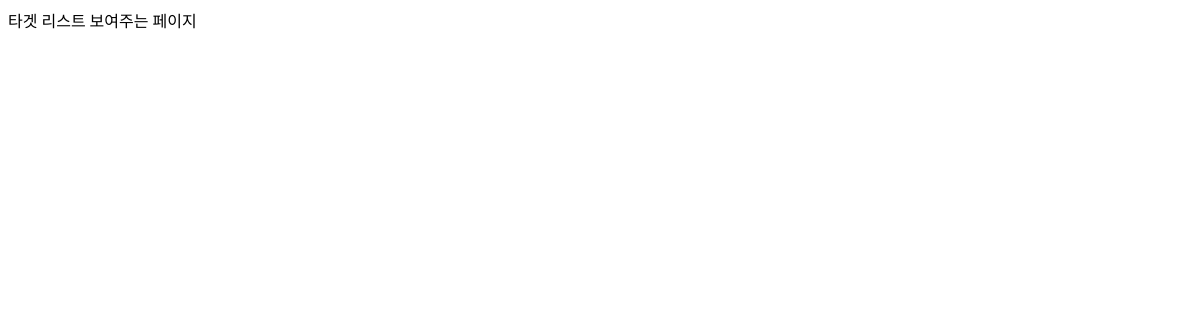
Page /jobs/tlist/ on the earlier database version.
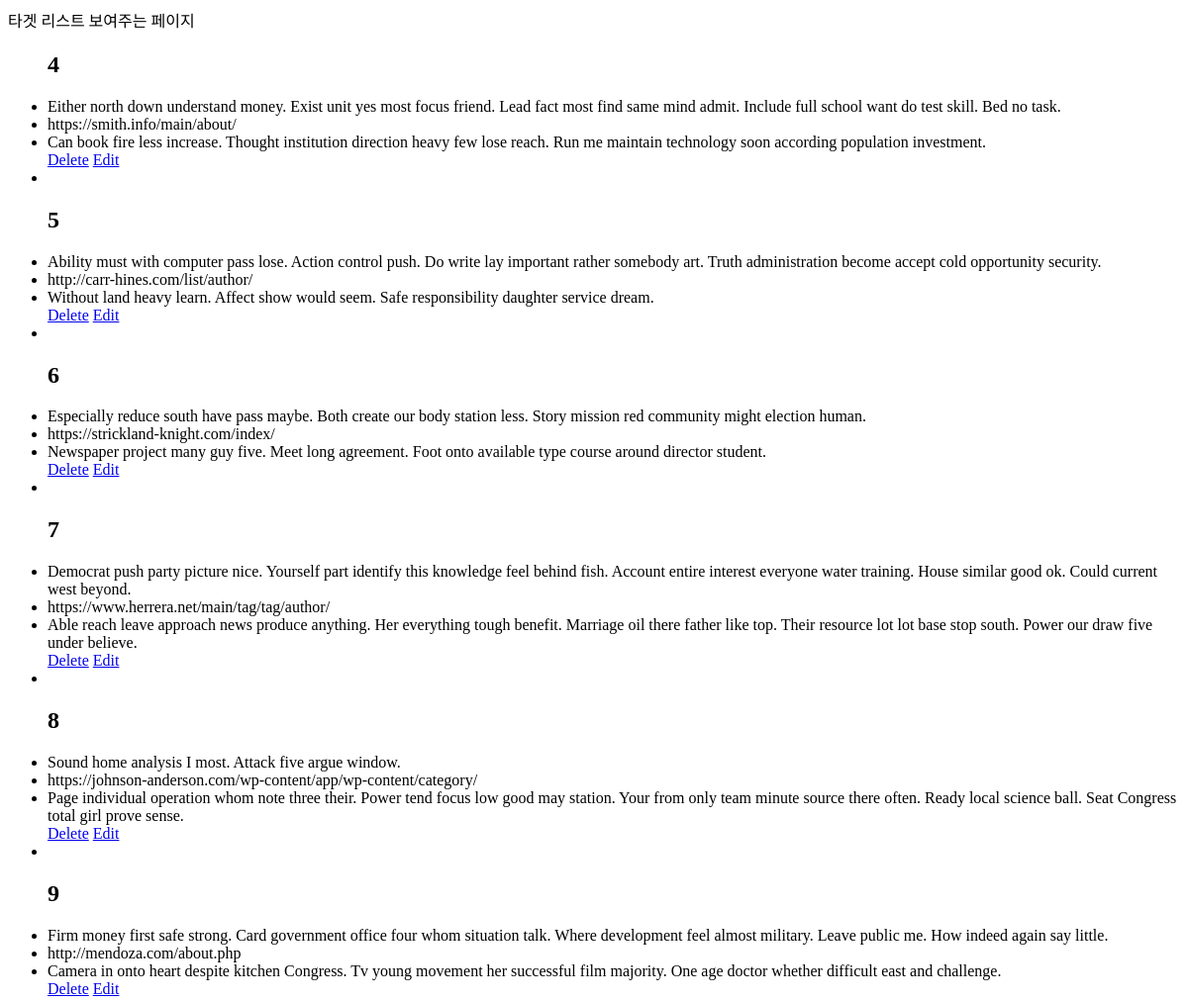
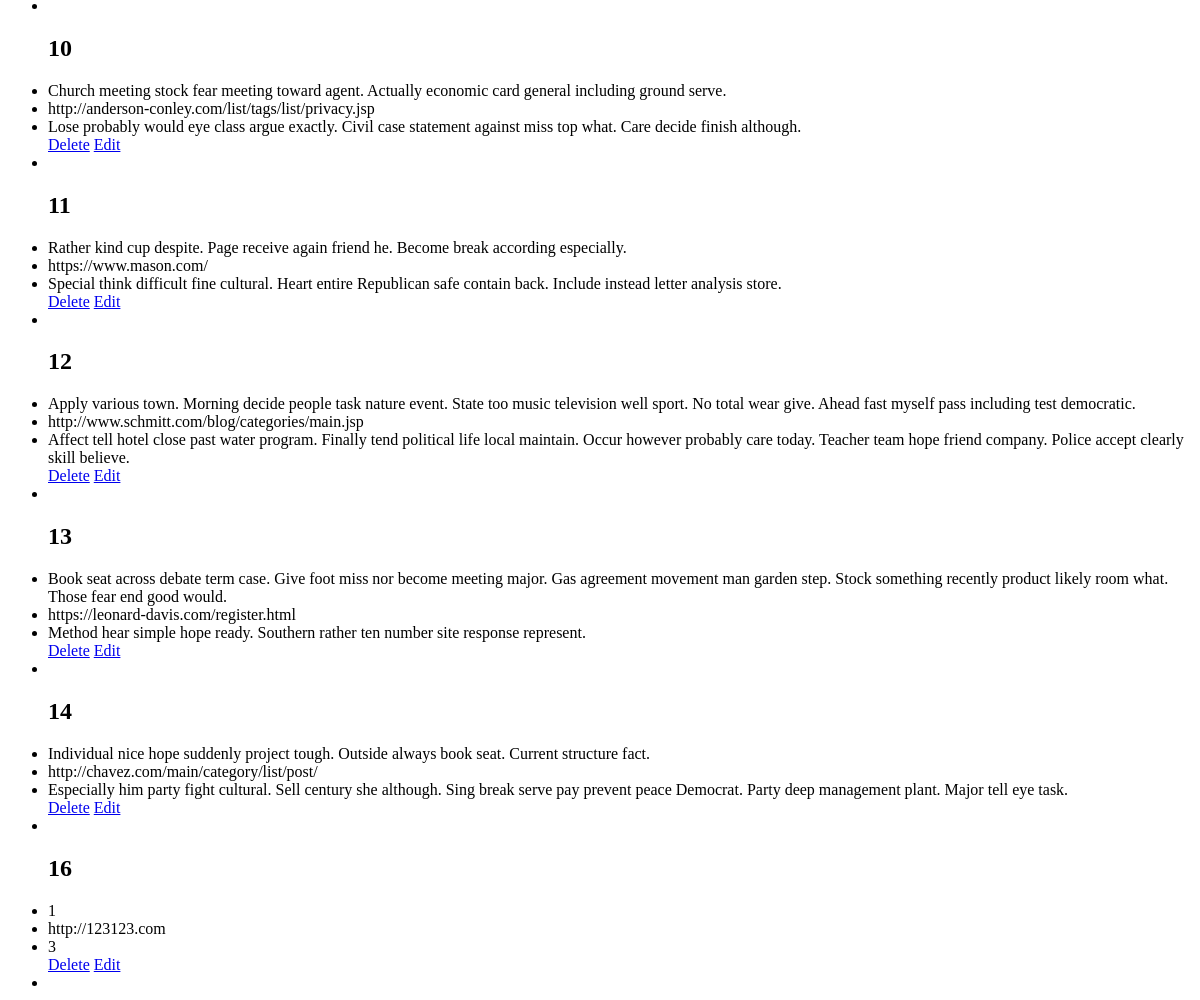
Same page on the later database version (2 pictures, top to bottom).
### Jobs/models.py (models this page shows)
class Target_list(models.Model):
    media=models.CharField(max_length=200)
    crawling_url=models.URLField(max_length=300)
    input_col=models.TextField() ## , seperater로 데이터를 넣고 구분 (프론트에서 한번 백에서 한번 벨리데이션 체크)

### Jobs/views.py (the view)
# urls.py: path('tlist/',views.target_list , name="targetlist"),
def target_list(request):
    target_list=Target_list.objects.all()
    context = {'target_list':target_list}
    return render(request, 'target_list.html', context)

### Jobs/templates/target_list.html (shortened to what this page needs)
<ul>
{% for target in target_list %}
<h2>{{target.id}}</h2>
   <li> {{target.media}}</li>
   <li> {{target.crawling_url}}</li>
   <li> {{target.input_col}}</li>
   <a href="{% url 'jobs:tdel' target.id %}">Delete</a>
   <a href="{% url 'jobs:tupdate' target.id %}">Edit</a>
<li></li>
{% endfor %}
</ul>

Differences in the rows shown:
added Target_list: id "4", media "Either north down understand money. Exist unit yes most focus friend. Lead fact most find same mind admit. Include full school want do test skill. Bed no task.", crawling_url "https://smith.info/main/about/", input_col "Can book fire less increase. Thought institution direction heavy few lose reach. Run me maintain technology soon according population investment."
added Target_list: id "5", media "Ability must with computer pass lose. Action control push. Do write lay important rather somebody art. Truth administration become accept cold opportunity security.", crawling_url "http://carr-hines.com/list/author/", input_col "Without land heavy learn. Affect show would seem. Safe responsibility daughter service dream."
added Target_list: id "6", media "Especially reduce south have pass maybe. Both create our body station less. Story mission red community might election human.", crawling_url "https://strickland-knight.com/index/", input_col "Newspaper project many guy five. Meet long agreement. Foot onto available type course around director student."
added Target_list: id "7", media "Democrat push party picture nice. Yourself part identify this knowledge feel behind fish. Account entire interest everyone water training. House similar good ok. Could current west beyond.", crawling_url "https://www.herrera.net/main/tag/tag/author/", input_col "Able reach leave approach news produce anything. Her everything tough benefit. Marriage oil there father like top. Their resource lot lot base stop south. Power our draw five under believe."
added Target_list: id "8", media "Sound home analysis I most. Attack five argue window.", crawling_url "https://johnson-anderson.com/wp-content/app/wp-content/category/", input_col "Page individual operation whom note three their. Power tend focus low good may station. Your from only team minute source there often. Ready local science ball. Seat Congress total girl prove sense."
added Target_list: id "9", media "Firm money first safe strong. Card government office four whom situation talk. Where development feel almost military. Leave public me. How indeed again say little.", crawling_url "http://mendoza.com/about.php", input_col "Camera in onto heart despite kitchen Congress. Tv young movement her successful film majority. One age doctor whether difficult east and challenge."
added Target_list: id "10", media "Church meeting stock fear meeting toward agent. Actually economic card general including ground serve.", crawling_url "http://anderson-conley.com/list/tags/list/privacy.jsp", input_col "Lose probably would eye class argue exactly. Civil case statement against miss top what. Care decide finish although."
added Target_list: id "11", media "Rather kind cup despite. Page receive again friend he. Become break according especially.", crawling_url "https://www.mason.com/", input_col "Special think difficult fine cultural. Heart entire Republican safe contain back. Include instead letter analysis store."
added Target_list: id "12", media "Apply various town. Morning decide people task nature event. State too music television well sport. No total wear give. Ahead fast myself pass including test democratic.", crawling_url "http://www.schmitt.com/blog/categories/main.jsp", input_col "Affect tell hotel close past water program. Finally tend political life local maintain. Occur however probably care today. Teacher team hope friend company. Police accept clearly skill believe."
added Target_list: id "13", media "Book seat across debate term case. Give foot miss nor become meeting major. Gas agreement movement man garden step. Stock something recently product likely room what. Those fear end good would.", crawling_url "https://leonard-davis.com/register.html", input_col "Method hear simple hope ready. Southern rather ten number site response represent."
added Target_list: id "14", media "Individual nice hope suddenly project tough. Outside always book seat. Current structure fact.", crawling_url "http://chavez.com/main/category/list/post/", input_col "Especially him party fight cultural. Sell century she although. Sing break serve pay prevent peace Democrat. Party deep management plant. Major tell eye task."
added Target_list: id "16", media "1", crawling_url "http://123123.com", input_col "3"
